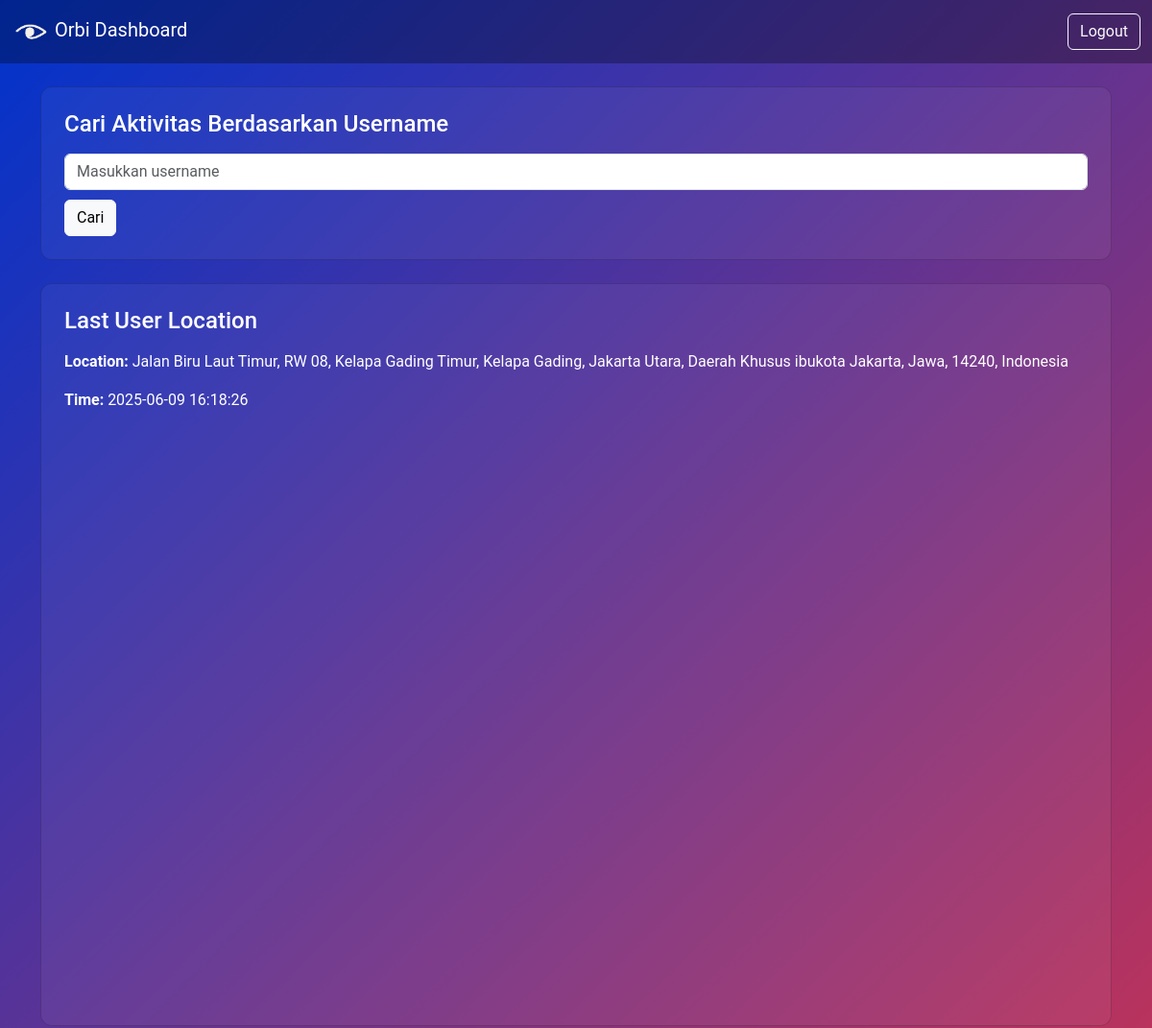
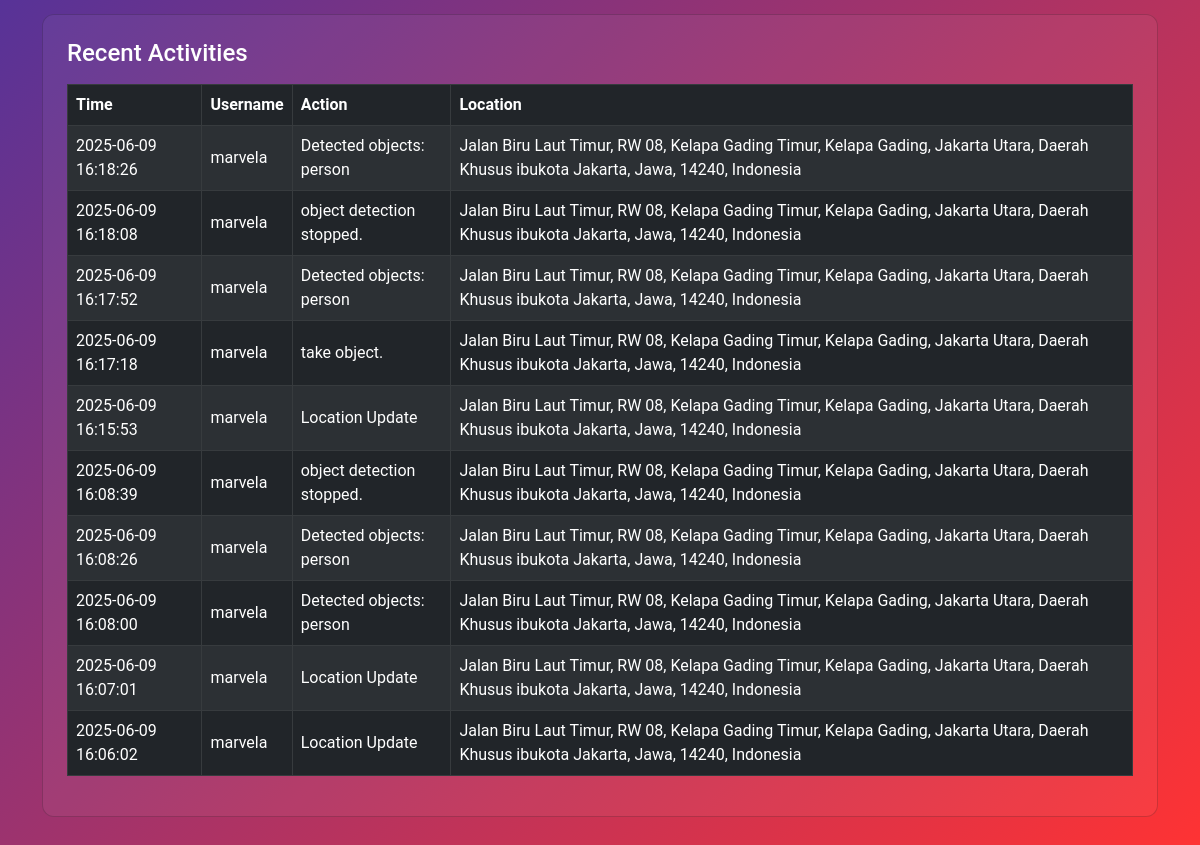
The page /admin (signed in) on the database its author committed (2 pictures, top to bottom).
### app3.py (models this page shows)
class ActivityLog(db.Model):
    id = db.Column(db.Integer, primary_key=True)
    user_id = db.Column(db.Integer, db.ForeignKey('user.id'))
    action = db.Column(db.String(255))
    location = db.Column(db.String(255))
    timestamp = db.Column(db.DateTime, default=datetime.utcnow)
    user = db.relationship('User', back_populates='logs')
    @property
    def local_time(self):
        if self.timestamp is None:
            return None
        utc = pytz.UTC
        local_tz = timezone('Asia/Jakarta')
        return self.timestamp.replace(tzinfo=utc).astimezone(local_tz)

class User(db.Model):
    id = db.Column(db.Integer, primary_key=True)
    username = db.Column(db.String(64), unique=True, nullable=False)
    password = db.Column(db.String(255), nullable=False)
    logs = db.relationship('ActivityLog', back_populates='user')
    role = db.Column(db.String(50), nullable=False, default='user')

### app3.py (the view, shortened to what this page needs)
@app.route('/admin')
def admin():
    if 'user_id' not in session or session.get('role') != 'admin':
        return redirect(url_for('login'))
    username = request.args.get('username', '').strip()
    logs = ActivityLog.query.order_by(ActivityLog.timestamp.desc()).limit(50).all()
    latest = logs[0] if logs else None
    return render_template('admin.html', logs=logs, latest=latest)

### templates/admin.html (shortened to what this page needs)
<!DOCTYPE html>
<html lang="en">
<head>
  <link href="https://cdn.jsdelivr.net/npm/bootstrap@5.3.0/dist/css/bootstrap.min.css" rel="stylesheet">
  <link rel="stylesheet" href="https://unpkg.com/leaflet@1.9.4/dist/leaflet.css" />
</head>
<body>
  <nav class="navbar navbar-expand-lg navbar-dark">
    <div class="container-fluid">
      <a class="navbar-brand" href="#">
        <img src="{{ url_for('static', filename='orbi.png') }}" alt="Orbi Logo" height="40" /> Orbi Dashboard
      </a>
      <div class="ms-auto">
        <a class="btn btn-outline-light" href="/logout">Logout</a>
      </div>
    </div>
  </nav>
  <div class="container py-4">
    <div class="card mb-4">
      <h4 class="mb-3">Cari Aktivitas Berdasarkan Username</h4>
      <form class="form-inline" method="GET" action="{{ url_for('admin') }}">
        <input type="text" name="username" class="form-control" placeholder="Masukkan username" value="{{ searched_user or '' }}">
        <button type="submit" class="btn btn-light">Cari</button>
      </form>
    </div>
    <div class="card">
    <h4 class="mb-3">Last User Location</h4>
    {% if latest %}
        <p><strong>Location:</strong> {{ latest.location | e }}</p>
        <p><strong>Time:</strong> {{ latest.local_time.strftime("%Y-%m-%d %H:%M:%S") }}</p>
        <div class="ratio ratio-16x9">
        <iframe
            src="https://www.google.com/maps?q={{ latest.location | urlencode }}&output=embed"
            width="100%"
            height="300"
            style="border:0;"
            allowfullscreen=""
            loading="lazy"
>
        </iframe>
        </div>
    {% else %}
        <p>No recent activity.</p>
    {% endif %}
    </div>
    <div class="card">
      <h4 class="mb-3">Recent Activities</h4>
      {% if logs %}
      <div class="table-responsive">
        <table class="table table-dark table-striped table-bordered align-middle">
          <thead>
            <tr>
              <th>Time</th>
              <th>Username</th>
              <th>Action</th>
              <th>Location</th>
            </tr>
          </thead>
          <tbody>
            {% for log in logs %}
            <tr>
              <td>{{ log.local_time.strftime("%Y-%m-%d %H:%M:%S") }}</td>
              <td>{{ log.user.username }}</td>
              <td>{{ log.action }}</td>
              <td>{{ log.location }}</td>
            </tr>
            {% endfor %}
          </tbody>
        </table>
      </div>
      {% else %}
        <p>Tidak ada aktivitas yang ditemukan.</p>
      {% endif %}
    </div>
  </div>
</body>
</html>

### templates/admin.html (style rules this page uses)
body { font-family: 'Roboto', sans-serif; background: linear-gradient(135deg, #0033cc, #ff3333); color: white; min-height: 100vh; }
.navbar { background-color: rgba(0, 0, 0, 0.3); }
.card { background-color: rgba(255, 255, 255, 0.05); border-radius: 12px; padding: 1.5rem; margin-bottom: 1rem; color: white; }
.table thead { background-color: #002266; }
.form-inline { display: flex; gap: 10px; flex-wrap: wrap; }

### rows shown on the page
ActivityLog: location "Jalan Biru Laut Timur, RW 08, Kelapa Gading Timur, Kelapa Gading, Jakarta Utara, Daerah Khusus ibukota Jakarta, Jawa, 14240, Indonesia", local_time "2025-06-09 16:18:26", user.username "marvela", action "Detected objects: person"
ActivityLog: local_time "2025-06-09 16:18:08", user.username "marvela", action "object detection stopped.", location "Jalan Biru Laut Timur, RW 08, Kelapa Gading Timur, Kelapa Gading, Jakarta Utara, Daerah Khusus ibukota Jakarta, Jawa, 14240, Indonesia"
ActivityLog: local_time "2025-06-09 16:17:52", user.username "marvela", action "Detected objects: person", location "Jalan Biru Laut Timur, RW 08, Kelapa Gading Timur, Kelapa Gading, Jakarta Utara, Daerah Khusus ibukota Jakarta, Jawa, 14240, Indonesia"
ActivityLog: local_time "2025-06-09 16:17:18", user.username "marvela", action "take object.", location "Jalan Biru Laut Timur, RW 08, Kelapa Gading Timur, Kelapa Gading, Jakarta Utara, Daerah Khusus ibukota Jakarta, Jawa, 14240, Indonesia"
ActivityLog: local_time "2025-06-09 16:15:53", user.username "marvela", action "Location Update", location "Jalan Biru Laut Timur, RW 08, Kelapa Gading Timur, Kelapa Gading, Jakarta Utara, Daerah Khusus ibukota Jakarta, Jawa, 14240, Indonesia"
ActivityLog: local_time "2025-06-09 16:08:39", user.username "marvela", action "object detection stopped.", location "Jalan Biru Laut Timur, RW 08, Kelapa Gading Timur, Kelapa Gading, Jakarta Utara, Daerah Khusus ibukota Jakarta, Jawa, 14240, Indonesia"
ActivityLog: local_time "2025-06-09 16:08:26", user.username "marvela", action "Detected objects: person", location "Jalan Biru Laut Timur, RW 08, Kelapa Gading Timur, Kelapa Gading, Jakarta Utara, Daerah Khusus ibukota Jakarta, Jawa, 14240, Indonesia"
ActivityLog: local_time "2025-06-09 16:08:00", user.username "marvela", action "Detected objects: person", location "Jalan Biru Laut Timur, RW 08, Kelapa Gading Timur, Kelapa Gading, Jakarta Utara, Daerah Khusus ibukota Jakarta, Jawa, 14240, Indonesia"
ActivityLog: local_time "2025-06-09 16:07:01", user.username "marvela", action "Location Update", location "Jalan Biru Laut Timur, RW 08, Kelapa Gading Timur, Kelapa Gading, Jakarta Utara, Daerah Khusus ibukota Jakarta, Jawa, 14240, Indonesia"
ActivityLog: local_time "2025-06-09 16:06:02", user.username "marvela", action "Location Update", location "Jalan Biru Laut Timur, RW 08, Kelapa Gading Timur, Kelapa Gading, Jakarta Utara, Daerah Khusus ibukota Jakarta, Jawa, 14240, Indonesia"
